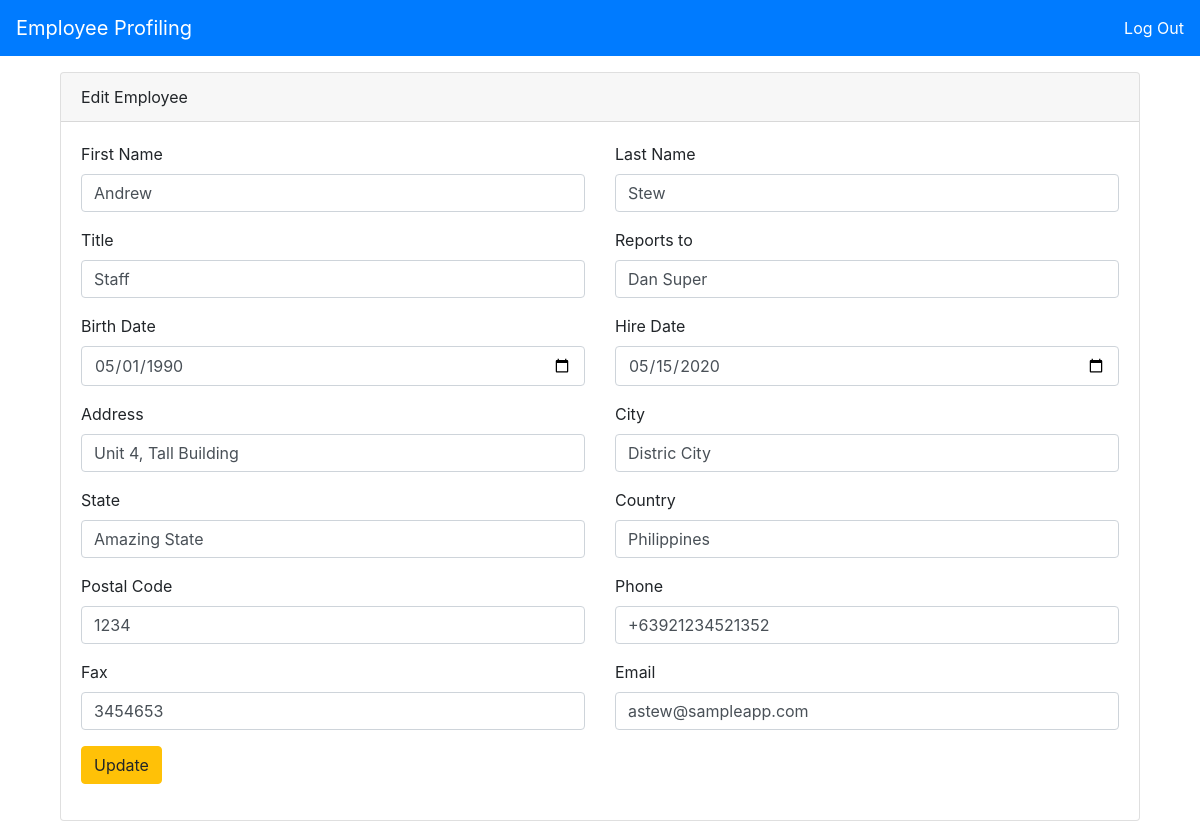
The app's page /employee_edit.php?3 (signed in) with its own data.
### tables this page shows
CREATE TABLE `employee` (
  `e_id` int(11) NOT NULL,
  `e_firstname` varchar(50) NOT NULL,
  `e_lastname` varchar(50) NOT NULL,
  `e_title` varchar(50) NOT NULL,
  `e_reportsTo` varchar(50) NOT NULL,
  `e_birthdate` date NOT NULL,
  `e_hiredate` date NOT NULL,
  `e_address` varchar(300) NOT NULL,
  `e_city` varchar(50) NOT NULL,
  `e_state` varchar(50) NOT NULL,
  `e_country` varchar(50) NOT NULL,
  `e_postal` int(10) NOT NULL,
  `e_phone` varchar(30) NOT NULL,
  `e_fax` varchar(20) NOT NULL,
  `e_email` varchar(100) NOT NULL
);

### lib/includes/autoload.inc.php (called while the page is built, shortened)
<?php
function autoLoader($classname){
	$dir = "lib/class/";
	$ext = ".class.php";
	$path = $dir . $classname . $ext;
}
?>

### lib/class/dbconn.class.php (called while the page is built, shortened)
<?php
class dbconn {
	private $host = "127.0.0.1";
	private $user = "root";
	private $pass = "";
	private $db = "employee_profiling";
	protected function conn() {
		try {
			$det = "mysql:host=". $this->host .";dbname=". $this->db;
			$this->pdo = new PDO($det, $this->user, $this->pass);
			$this->pdo->setAttribute( PDO::ATTR_DEFAULT_FETCH_MODE, PDO::FETCH_ASSOC);
			return $this->pdo;
		} catch (PDOException $e) {
			echo "Error: ". $e->getMessage();
		}
	}
}
?>

### lib/class/employee.class.php (called while the page is built, shortened)
<?php
class employee extends dbconn {
	protected function getDetails($id) {
		$emp = $this->conn()->prepare("SELECT * FROM employee WHERE e_id = ?");
		$emp->execute([$id]);
		$result = $emp->fetch();
		return $result;
	}
}
?>

### lib/class/employeeView.class.php (called while the page is built, shortened)
<?php
class employeeView extends employee {
	public function viewEmployee($id) {
		return $this->getDetails($id);
	}
}
?>

### employee_edit.php (the view, shortened to what this page needs)
<?php
include 'lib/includes/autoload.inc.php';
?>
<!DOCTYPE html>
<html>
<head>
	<link rel="stylesheet" href="https://maxcdn.bootstrapcdn.com/bootstrap/4.0.0/css/bootstrap.min.css">
</head>
<body>
	<nav class="navbar navbar-expand-lg navbar-dark bg-primary mb-3">
	  <a class="navbar-brand" href="index.php">Employee Profiling</a>
	  <a class="text-white" href="logout.php">Log Out</a>
	</nav>
	<?php
	$employee = new employeeView;
	$employeeDetails = $employee->viewEmployee($_SERVER['QUERY_STRING']);
	?>
	<div class="container">
		<div class="row mb-3">
			<div class="col-12 mx-auto">
				<div class="col-md-12">
					<div class="card">
						<div class="card-header">
							Edit Employee
						</div>
						<div class="card-body">
							<form action="employee_update.php" method="post">
								<div class="row">
									<div class="col-md-6">
										<div class="form-group">
										    <label for="first-name">First Name</label>
											<input type="text" class="form-control" name="first-name" value="<?=$employeeDetails['e_firstname']?>">
										</div>
									</div>
									<div class="col-md-6">
										<div class="form-group">
										    <label for="first-name">Last Name</label>
											<input type="text" class="form-control" name="last-name" value="<?=$employeeDetails['e_lastname']?>">
										</div>
									</div>
								</div>
								<div class="row">
									<div class="col-md-6">
										<div class="form-group">
										    <label for="first-name">Title</label>
											<input type="text" class="form-control" name="title" value="<?=$employeeDetails['e_title']?>">
										</div>
									</div>
									<div class="col-md-6">
										<div class="form-group">
										    <label for="first-name">Reports to</label>
											<input type="text" class="form-control" name="reportsTo" value="<?=$employeeDetails['e_reportsTo']?>">
										</div>
									</div>
								</div>
								<div class="row">
									<div class="col-md-6">
										<div class="form-group">
										    <label for="first-name">Birth Date</label>
											<input type="date" class="form-control" name="birthday" value="<?=$employeeDetails['e_birthdate']?>">
										</div>
									</div>
									<div class="col-md-6">
										<div class="form-group">
										    <label for="first-name">Hire Date</label>
											<input type="date" class="form-control" name="hireDate" value="<?=$employeeDetails['e_hiredate']?>">
										</div>
									</div>
								</div>
								<div class="row">
									<div class="col-md-6">
										<div class="form-group">
										    <label for="first-name">Address</label>
											<input type="text" class="form-control" name="address" value="<?=$employeeDetails['e_address']?>">
										</div>
									</div>
									<div class="col-md-6">
										<div class="form-group">
										    <label for="first-name">City</label>
											<input type="text" class="form-control" name="city" value="<?=$employeeDetails['e_city']?>">
										</div>
									</div>
								</div>
								<div class="row">
									<div class="col-md-6">
										<div class="form-group">
										    <label for="first-name">State</label>
											<input type="text" class="form-control" name="state" value="<?=$employeeDetails['e_state']?>">
										</div>
									</div>
									<div class="col-md-6">
										<div class="form-group">
										    <label for="first-name">Country</label>
											<input type="text" class="form-control" name="country" value="<?=$employeeDetails['e_country']?>">
										</div>
									</div>
								</div>
								<div class="row">
									<div class="col-md-6">
										<div class="form-group">
										    <label for="first-name">Postal Code</label>
											<input type="text" class="form-control" name="postal" value="<?=$employeeDetails['e_postal']?>">
										</div>
									</div>
									<div class="col-md-6">
										<div class="form-group">
										    <label for="first-name">Phone</label>
											<input type="text" class="form-control" name="phone" value="<?=$employeeDetails['e_phone']?>">
										</div>
									</div>
								</div>
								<div class="row">
									<div class="col-md-6">
										<div class="form-group">
										    <label for="first-name">Fax</label>
											<input type="text" class="form-control" name="fax" value="<?=$employeeDetails['e_fax']?>">
										</div>
									</div>
									<div class="col-md-6">
										<div class="form-group">
										    <label for="first-name">Email</label>
											<input type="email" class="form-control" name="email" value="<?=$employeeDetails['e_email']?>">
										</div>
									</div>
								</div>
								<div class="row">
									<div class="col-md-12">
										<div class="form-group">
											<button class="btn btn-warning" type="submit">Update</button>
										</div>
									</div>
								</div>
							</form>
						</div>
					</div>
				</div>
			</div>
		</div>
	</div>
</body>
</html>

### records on screen
employee: first-name "Andrew", last-name "Stew", title "Staff", reportsTo "Dan Super", birthday "05/01/1990", hireDate "05/15/2020", address "Unit 4, Tall Building", city "Distric City", state "Amazing State", country "Philippines", postal "1234", phone "+63921234521352", fax "3454653", email "astew@sampleapp.com"
